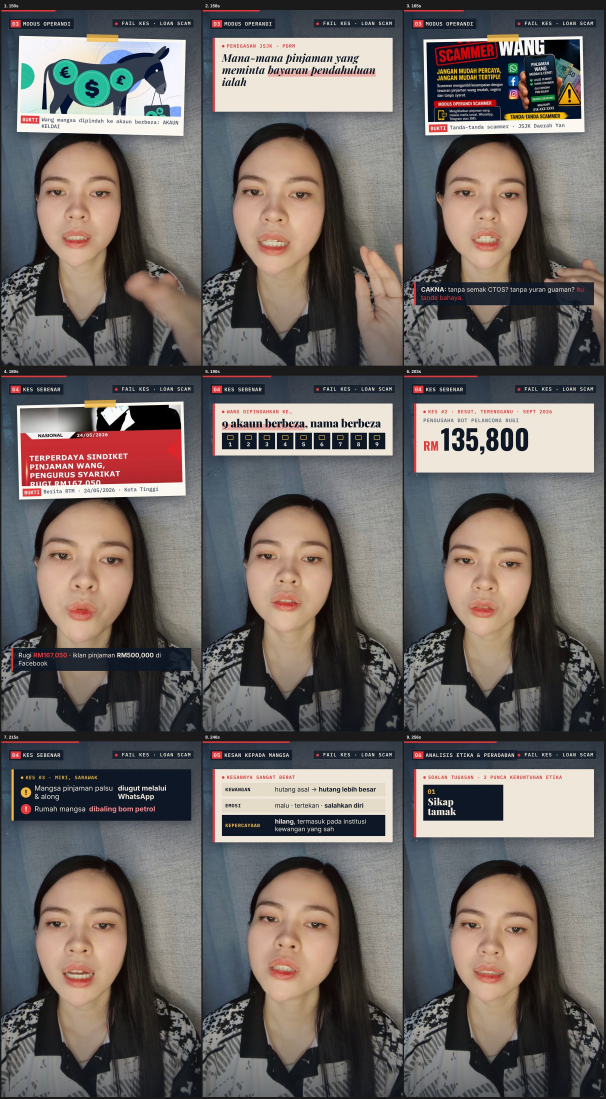
#> input picture projects/loan-scam-mpu3182/data/contact-sheet-3.jpg, 1816 x 3295 px, given in place of a0f6c496-image.jpg, which was not available (shown at 1/3 size)
$ python prep.py out.png
#> lines starting #> are read from the running program, lines starting #| are printed output that depends on the picture; after the words box and inside, x2 and y2 are one past the last pixel; in counts of white or black regions, pixels touching at a corner belong together
"""Prepare cards, hook frames and synthesized whoosh SFX."""
import sys, wave
import numpy as np
from PIL import Image, ImageDraw, ImageFilter

U = "/root/.claude/uploads/878573dd-f1f2-5804-95d9-dddb669af68e/"
OUT = sys.argv[1]
SR = 44100
rng = np.random.default_rng(7)


def content(name):
    return Image.open(U + name).convert("RGB").crop((0, 428, 1600, 2028))


def card(name, out, size=400, radius=22, border=6):
    im = content(name).resize((size, size), Image.LANCZOS)
    full = size + border * 2
    pad = 24
    canvas = Image.new("RGBA", (full + pad * 2, full + pad * 2), (0, 0, 0, 0))
    shadow = Image.new("RGBA", canvas.size, (0, 0, 0, 0))
    ImageDraw.Draw(shadow).rounded_rectangle(
        (pad, pad + 8, pad + full, pad + full + 8), radius + border, fill=(0, 0, 0, 150))
    shadow = shadow.filter(ImageFilter.GaussianBlur(10))
    canvas.alpha_composite(shadow)
    frame = Image.new("RGBA", (full, full), (0, 0, 0, 0))
    ImageDraw.Draw(frame).rounded_rectangle((0, 0, full - 1, full - 1), radius + border, fill=(255, 255, 255, 255))
    mask = Image.new("L", (size, size), 0)
    ImageDraw.Draw(mask).rounded_rectangle((0, 0, size - 1, size - 1), radius, fill=255)
    frame.paste(im, (border, border), mask)
    canvas.alpha_composite(frame, (pad, pad))
    canvas.save(out)


def fullbleed(name, out):
    im = content(name)  # square 1600 -> fill 1080x1920
    im = im.resize((1920, 1920), Image.LANCZOS).crop((420, 0, 1500, 1920))
    im.save(out, quality=95)


def svf_noise(dur, f0, f1, f2, q=1.2, amp=1.0):
    """Band-passed noise whose centre frequency sweeps f0 -> f1 -> f2."""
    n = int(dur * SR)
    t = np.linspace(0, 1, n)
    fc = np.where(t < 0.5, f0 * (f1 / f0) ** (t / 0.5), f1 * (f2 / f1) ** ((t - 0.5) / 0.5))
    x = rng.standard_normal(n)
    low = band = 0.0
    y = np.empty(n)
    damp = 1.0 / q
    for i in range(n):
        f = 2 * np.sin(np.pi * fc[i] / SR)
        high = x[i] - low - damp * band
        band += f * high
        low += f * band
        y[i] = band
    env = np.sin(np.pi * t) ** 1.6
    y = y * env
    return amp * y / (np.abs(y).max() + 1e-9)


def stereo_pan(y, left_to_right=True):
    t = np.linspace(0, 1, len(y))
    p = t if left_to_right else 1 - t
    return np.stack([y * np.cos(p * np.pi / 2), y * np.sin(p * np.pi / 2)], 1)


def save(name, st, gain=0.9):
    st = st / (np.abs(st).max() + 1e-9) * gain
    data = (st * 32767).astype(np.int16)
    with wave.open(f"{OUT}/{name}.wav", "wb") as w:
        w.setnchannels(2); w.setsampwidth(2); w.setframerate(SR)
        w.writeframes(data.tobytes())


# Big "whoooosh" for the hook / section changes
save("whoosh_big", stereo_pan(svf_noise(0.75, 250, 2600, 600, q=1.0)
                              + 0.5 * svf_noise(0.75, 500, 5000, 1200, q=2.0)))
# Quick "wip" swish when a card slides in
save("wip_in", stereo_pan(svf_noise(0.32, 900, 6500, 3000, q=1.6), True), 0.8)
# Softer "whoop" when a card slides out
save("whoop_out", stereo_pan(svf_noise(0.28, 4000, 1500, 500, q=1.4), False), 0.6)
# Little pop for the hook text
n = int(0.12 * SR); t = np.arange(n) / SR
pop = np.sin(2 * np.pi * (600 * t + 9000 * t * t)) * np.exp(-t * 35)
save("pop", np.stack([pop, pop], 1), 0.7)

cards = {
    "c_soap5": "a0f6c496-image.jpg",
    "c_layers": "04dd1f5b-image.jpg",
    "c_why": "b153f49c-image.jpg",
    "c_foamfine": "93b8d2a1-image.jpg",
    "c_foam3s": "6a18ff34-image.jpg",
}
for k, v in cards.items():
    card(v, f"{OUT}/{k}.png")
#> in content, `return Image.open(U + name).convert("RGB").crop((0, 428, 1600, 2028))`:
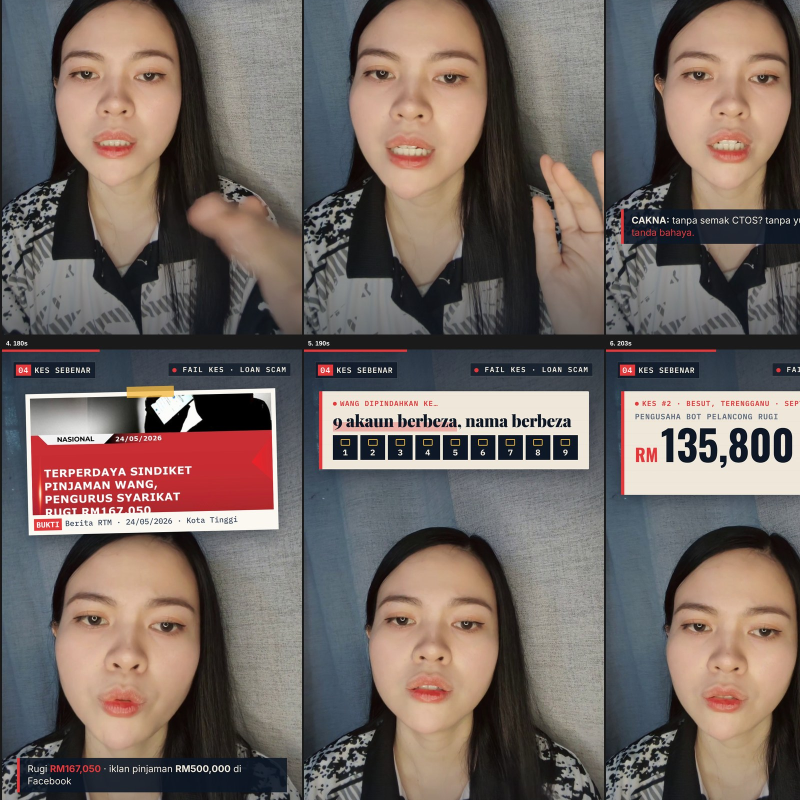
#> returned value: PIL image 1600x1600 RGB (shown at 1/2 size); mean R, G, B 115.3, 102.9, 97.8
#> in card, `im = content(name).resize((size, size), Image.LANCZOS)`:
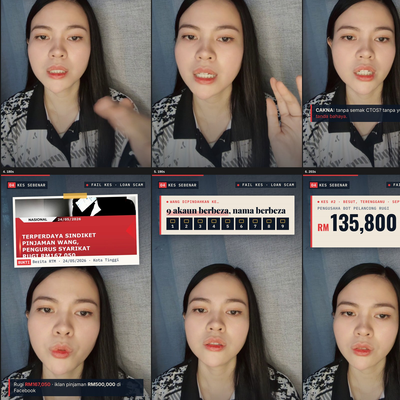
#> im: PIL image 400x400 RGB; mean R, G, B 115.3, 102.9, 97.8
#> in card, `canvas = Image.new("RGBA", (full + pad * 2, full + pad * 2), (0, 0, 0,..`: canvas: PIL image 460x460 RGBA; every value is 0
#> in card, `ImageDraw.Draw(shadow).rounded_rectangle( (pad, pad + 8, pad + full, p..`:
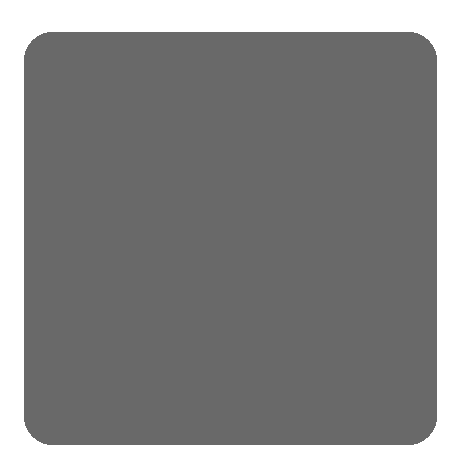
#> shadow: PIL image 460x460 RGBA; mean R, G, B, A 0, 0, 0, 120.4; transparent parts drawn white
#> in card, `shadow = shadow.filter(ImageFilter.GaussianBlur(10))`:
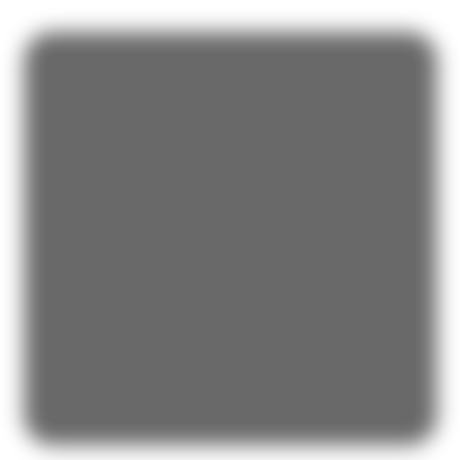
#> shadow: PIL image 460x460 RGBA; mean R, G, B, A 0, 0, 0, 120.4; transparent parts drawn white
#> in card, `frame = Image.new("RGBA", (full, full), (0, 0, 0, 0))`: frame: PIL image 412x412 RGBA; every value is 0
#> in card, `mask = Image.new("L", (size, size), 0)`: mask: PIL image 400x400 L; every value is 0
#> in card, `ImageDraw.Draw(mask).rounded_rectangle((0, 0, size - 1, size - 1), rad..`:
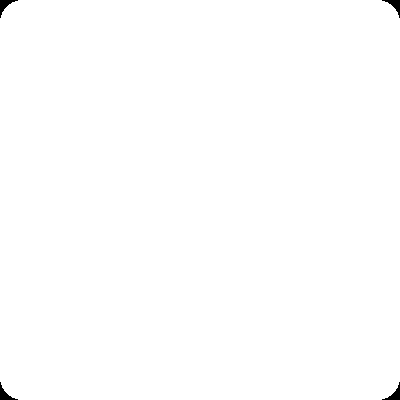
#> mask: PIL image 400x400 L; 99.7% white; 4 black regions, box (x1, y1, x2, y2) and area: (0, 0, 18, 18) 111, (382, 0, 400, 18) 111, (0, 382, 18, 400) 111, (382, 382, 400, 400) 111
#> in card, `frame.paste(im, (border, border), mask)`:
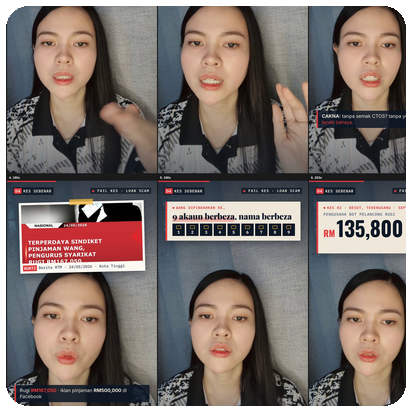
#> frame: PIL image 412x412 RGBA; mean R, G, B, A 122.7, 111.1, 106.3, 254; transparent parts drawn white
#> in card, `canvas.alpha_composite(frame, (pad, pad))`:
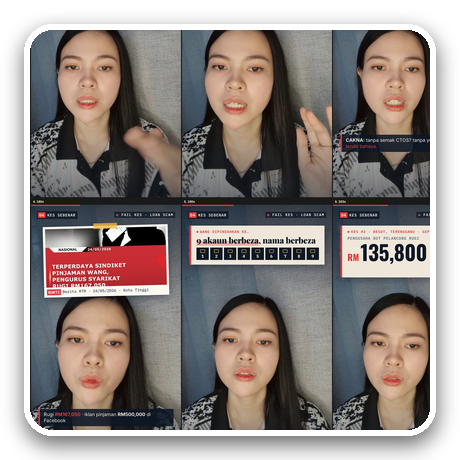
#> canvas: PIL image 460x460 RGBA; mean R, G, B, A 98.5, 89.1, 85.3, 209.3; transparent parts drawn white
#> pass 2 of the loop `for k, v in cards.items():`:
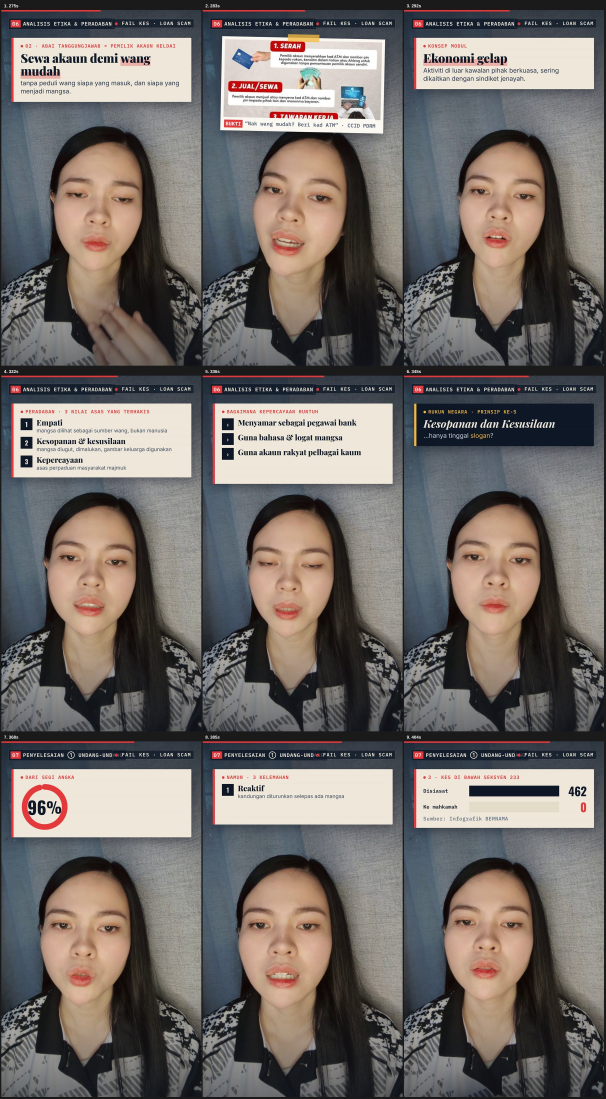
#> input picture projects/loan-scam-mpu3182/data/contact-sheet-4.jpg, 1816 x 3295 px, given in place of 04dd1f5b-image.jpg, which was not available (shown at 1/3 size)
#> in card (call 2), `frame.paste(im, (border, border), mask)`:
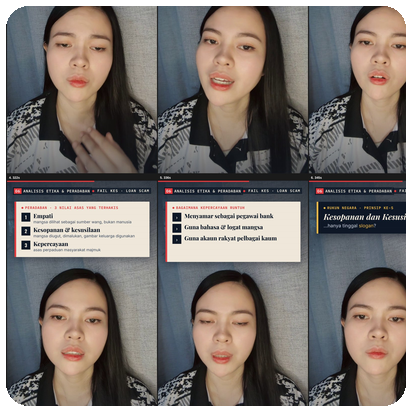
#> frame: PIL image 412x412 RGBA; mean R, G, B, A 122.8, 115.3, 110.5, 254; transparent parts drawn white
#> in card (call 2), `canvas.alpha_composite(frame, (pad, pad))`:
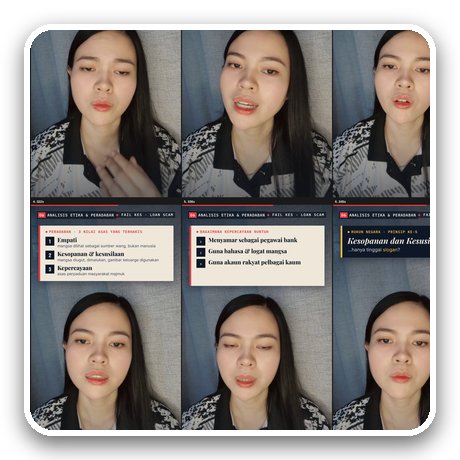
#> canvas: PIL image 460x460 RGBA; mean R, G, B, A 98.5, 92.5, 88.7, 209.3; transparent parts drawn white
#> (the run stopped early here; a loop or call above may not have finished)
